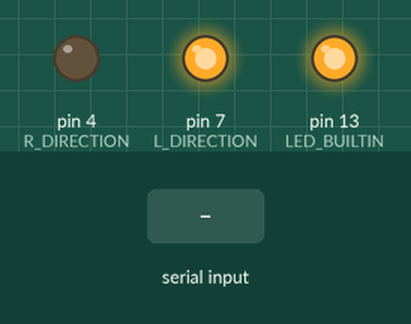
This sketch was run on a simulated Arduino Uno, built with avr-gcc and run on an emulated ATmega328P. Shown: output pins drawn as LEDs (lit = HIGH). The inputs (shaded band) are chosen by the test bench. Pins used as bus, display or sensor lines are not drawn; what the sketch prints to the serial monitor is not drawn.

Above: at 1.2 s.
1.3 s: "F" received over the second serial link
At 1.8 s:
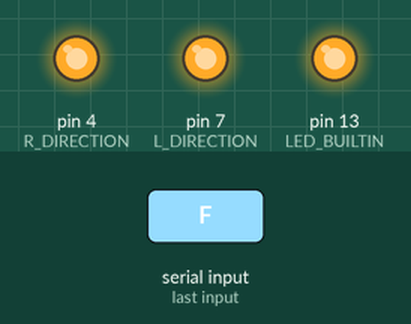
2.8 s: "B" received over the second serial link
At 4.0 s:
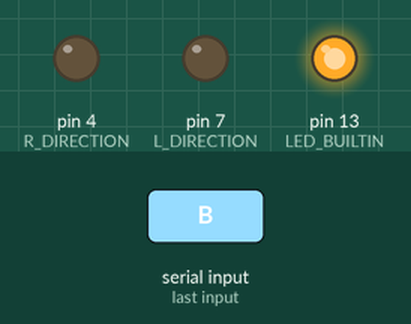
4.3 s: "R" received over the second serial link
At 5.3 s:
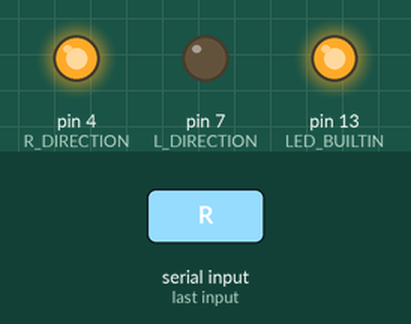
5.8 s: "L" received over the second serial link
At 6.4 s:
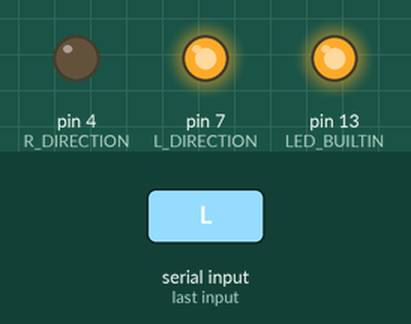
Timing chart, 0 to 8.3 s (numbered marks = the images above; inputs shaded):
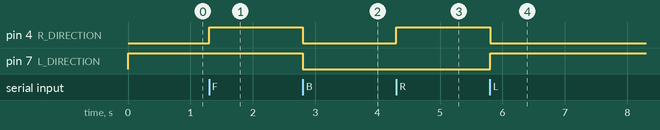

Measured:
- after the input at 1.3 s, pin 4 (R_DIRECTION): LOW → HIGH at once
- after the input at 2.8 s, pin 4 (R_DIRECTION), pin 7 (L_DIRECTION): HIGH → LOW at once
- after the input at 4.3 s, pin 4 (R_DIRECTION): LOW → HIGH at once
- after the input at 5.8 s, pin 4 (R_DIRECTION): HIGH → LOW at once; pin 7 (L_DIRECTION): LOW → HIGH at once

The sketch:

chassis_cal.ino
```cpp
#include <SoftwareSerial.h>
#include <EEPROM.h>

#define R_DIRECTION   4   // LOW - Вперёд
#define R_POWER       5
#define L_DIRECTION   7   // HIGH - Вперёд
#define L_POWER       6

#define EEP_BASE 512

SoftwareSerial soft_serial(10, 11); // RX, TX

struct cal_t {
  uint8_t profile;
  int compensation;
  int rotation_timings[4];
} cal = {0};

// FORWARD RIGHT
// BACK = !FORWARD
// LEFT = !RIGHT
struct profile_t { bool F1; bool F2; bool R1; bool R2; } profiles[8] = {
  HIGH, HIGH, HIGH, LOW,
  HIGH, HIGH, LOW, HIGH,
  LOW, LOW, HIGH, LOW,
  LOW, LOW, LOW, HIGH,
  HIGH, LOW, HIGH, HIGH,
  HIGH, LOW, LOW, LOW,
  LOW, HIGH, HIGH, HIGH,
  LOW, HIGH, LOW, LOW
};

// Вывести калибровочные значения на указанный последовательный интерфейс
void print_cal_data(Stream& stream) {
    stream.print("EEPROM loaded\n");
    stream.print("profile = ");
    stream.println(cal.profile);
    stream.print("compensation =");
    stream.println(cal.compensation);
    stream.print("rot90 = ");
    stream.println(cal.rotation_timings[0]);
    stream.print("rot180 = ");
    stream.println(cal.rotation_timings[1]);
    stream.print("rot270 = ");
    stream.println(cal.rotation_timings[2]);
    stream.print("rot360 = ");
    stream.println(cal.rotation_timings[3]);
}

void setup() {
  pinMode(LED_BUILTIN, OUTPUT);
  digitalWrite(LED_BUILTIN, 1);

  pinMode(R_DIRECTION, OUTPUT);
  pinMode(L_DIRECTION, OUTPUT);
  pinMode(R_POWER, OUTPUT);
  pinMode(L_POWER, OUTPUT);

  digitalWrite(R_DIRECTION, LOW);
  digitalWrite(L_DIRECTION, HIGH);

  Serial.begin(115200);
  Serial.println("System startup");

  soft_serial.begin(9600);
  soft_serial.println("Hello phone");

  EEPROM.get(EEP_BASE, cal);

  if (cal.profile > 7 or cal.compensation > 200 or cal.compensation < -200) {
    Serial.print("EEPROM contains no valid calibration\n");
    cal.profile = 0;
    cal.compensation = 0;
  } else {
    print_cal_data(Serial);
    print_cal_data(soft_serial);
  }
}

void set_power(int power) {
  int l = power;
  int r = power;

  // Замедляем левый либо замедляем правый
  if (cal.compensation > 0) {
    l -= cal.compensation;
  } else {
    r += cal.compensation;
  }

  if (l < 0) l = 0;
  if (r < 0) r = 0;

  if (l > 255) l = 0;
  if (r > 255) r = 0;

  analogWrite(R_POWER, r);
  analogWrite(L_POWER, l);
}

// Вперёд/назад
void forward(int power) {
  digitalWrite(R_DIRECTION, profiles[cal.profile].F1);
  digitalWrite(L_DIRECTION, profiles[cal.profile].F2);
  set_power(power);
}

void backwards(int power) {
  digitalWrite(R_DIRECTION, 1 - profiles[cal.profile].F1);
  digitalWrite(L_DIRECTION, 1 - profiles[cal.profile].F2);
  set_power(power);
}

// Поворот на месте
void rotate_left(int power) {
  digitalWrite(R_DIRECTION, 1 - profiles[cal.profile].R1);
  digitalWrite(L_DIRECTION, 1 - profiles[cal.profile].R2);
  set_power(power);
}

void rotate_right(int power) {
  digitalWrite(R_DIRECTION, profiles[cal.profile].R1);
  digitalWrite(L_DIRECTION, profiles[cal.profile].R2);
  set_power(power);
}

void stop() {
  analogWrite(R_POWER, 0);
  analogWrite(L_POWER, 0);
}

class ManualControl {
public:
  uint32_t update_at = 0;
  uint32_t x_down_at = 0;
  uint8_t x_slot = 0;

  void write_to_eeprom() {
    EEPROM.put(EEP_BASE, cal);

    // Запись в EEPROM является невозвратной операцией
    // Чтобы случайно не начать портить EEPROM
    while (1) {
      digitalWrite(LED_BUILTIN, !digitalRead(LED_BUILTIN));
      delay(100);
    }
  }

  void x_measure_stop() {
    uint32_t x_held_for = millis() - x_down_at;
    cal.rotation_timings[x_slot++] = x_held_for;

    if (x_slot == 4)
      write_to_eeprom();

    x_down_at = 0;
  }

  void x_measure_start() {
    x_down_at = millis();
  }

  // 100 Гц частота обновления ручного управления
  void update() {
    if (millis() < update_at)
      return;

    update_at += 10;

    while (soft_serial.available()) {
      char c = soft_serial.read();

      switch (c) {
        case 'F':
          forward(255);
          break;
        case 'L':
          rotate_left(255);
          break;
        case 'B':
          backwards(255);
          break;
        case 'R':
          rotate_right(255);
          break;
        case '0':
          stop();
          if (x_down_at) x_measure_stop();
          break;
        case 'T':
          cal.profile = ++cal.profile % 8;
          break;
        case 'S':
          cal.compensation += 3; // Veer left
          break;
        case 'C':
          cal.compensation -= 3; // Veer right
          break;
        case 'X':
          x_measure_start();
          rotate_left(255);
          break;
      }
    }
  }
};

ManualControl manual;

//    F      T
//   L R    S C
//    B      X
//
// 0   Key up
void bent_pipe() {
  if (soft_serial.available())
   Serial.write(soft_serial.read());

  if (Serial.available())
   soft_serial.write(Serial.read());
}

void loop() {
  manual.update();
  //bent_pipe();
}
```
